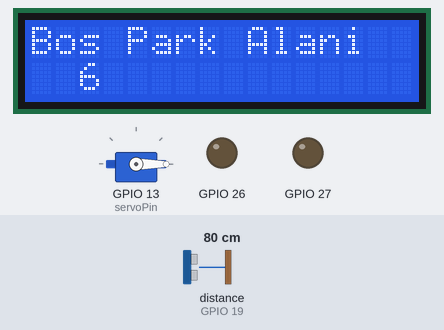
Simulated run of this sketch. Board: ESP32. Parts: servo, 16×2 character LCD, output pins drawn as LEDs (lit = HIGH). Wiring (inferred from the names in the program): ultrasonic range finder: trigger GPIO 18; echo GPIO 19. The test bench sets the inputs (shaded band); at power-on: distance to the obstacle (sensor on GPIO 19) 80 cm. The echo pulse lasts 58.3 µs per cm; WiFi joins after 1.5 s; servers stay silent unless stated; uploads are accepted with an empty reply; pins used as bus, display or sensor lines are not drawn; what the sketch prints to the serial monitor is not drawn.

Above: at 2.9 s.
3.0 s: distance to the obstacle (sensor on GPIO 19) set to 12 cm
5.0 s: distance to the obstacle (sensor on GPIO 19) set to 9 cm
At 6.2 s:
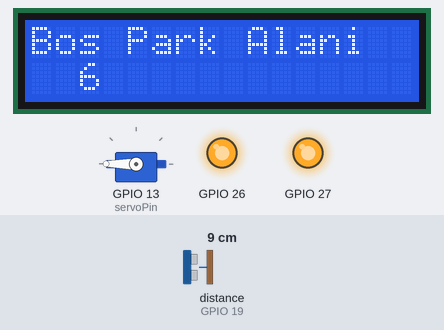
At 24.9 s:
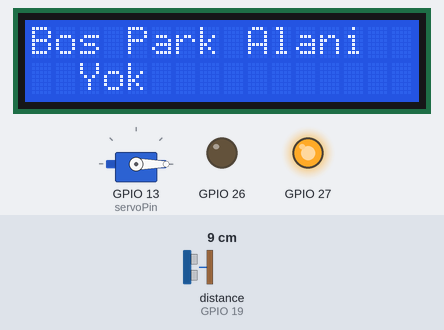
Timing chart, 0 to 25.9 s (numbered marks = the images above; inputs shaded):
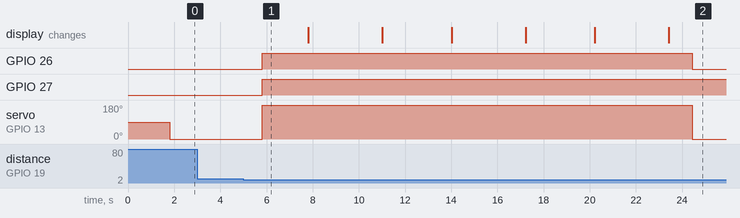

Measured:
- the behaviour switches between 11 and 10 cm on distance to the obstacle (sensor on GPIO 19) (found by bisection; images 0 and 1)
- after the input at 3.0 s, every drawn part: stays the same
- after the input at 5.0 s, GPIO 26: LOW → HIGH after 0.81 s, → LOW 18.6 s later; GPIO 27: LOW → HIGH after 0.81 s; servo on GPIO 13 (servoPin): 0° → 180° after 0.81 s, → 0° 18.6 s later

The sketch:

otoparksistem.ino
```cpp
#include <ESP32Servo.h>
#include <LiquidCrystal_I2C.h>
#include <HTTPClient.h>

const char* ssid = "Yourwifiadress";
const char* password = "wifipass";

static const int servoPin = 13;
const int trigPin = 18;
const int echoPin = 19;
int slot = 6;
LiquidCrystal_I2C lcd(0x27,16,2);
String serverNameslot = "https://api...";
String serverNamedistance = "https://api...";

#define SOUND_SPEED 0.034
Servo servo1;
long duration;
float distanceCm;

unsigned long lastTime = 0;
// Timer set to 10 minutes (600000)
//unsigned long timerDelay = 600000;
// Set timer to 5 seconds (5000)
unsigned long timerDelay = 5000;

void setup() {
    Serial.begin(115200);
    servo1.attach(servoPin);
    pinMode(trigPin, OUTPUT); // Sets the trigPin as an Output
    pinMode(echoPin, INPUT); // Sets the echoPin as an Input
    pinMode(27, OUTPUT);
    pinMode(26, OUTPUT);
    lcd.init();
    lcd.clear();
    lcd.backlight();
    lcd.setCursor(0,0);   //Set cursor to character 2 on line 0
    lcd.print("Bos Park Alani");
    lcd.setCursor(2,1);   //Move cursor to character 2 on line 1
    lcd.print(slot);
    WiFi.begin(ssid, password);
  Serial.println("Connecting");
  while(WiFi.status() != WL_CONNECTED) {
    delay(500);
    Serial.print(".");
  }
  Serial.println("");
  Serial.print("Connected to WiFi network with IP Address: ");
  Serial.println(WiFi.localIP());

  Serial.println("Timer set to 5 seconds (timerDelay variable), it will take 5 seconds before publishing the first reading.");
  if(WiFi.status()== WL_CONNECTED){
      HTTPClient http;

      String serverPath = serverNameslot + "?kalanslot="+slot;

      // Your Domain name with URL path or IP address with path
      http.begin(serverPath.c_str());

      // Send HTTP GET request
      int httpResponseCode = http.GET();

      if (httpResponseCode>0) {
        Serial.print("HTTP Response code: ");
        Serial.println(httpResponseCode);
        String payload = http.getString();
        Serial.println(payload);
      }
      else {
        Serial.print("Error code: ");
        Serial.println(httpResponseCode);
      }
      // Free resources
      http.end();
    }
    else {
      Serial.println("WiFi Disconnected");
    }
}


void loop() {

    digitalWrite(trigPin, LOW);
  delayMicroseconds(2);
  // Sets the trigPin on HIGH state for 10 micro seconds
  digitalWrite(trigPin, HIGH);
  delayMicroseconds(10);
  digitalWrite(trigPin, LOW);

  // Reads the echoPin, returns the sound wave travel time in microseconds
  duration = pulseIn(echoPin, HIGH);

  // Calculate the distance
  distanceCm = duration * SOUND_SPEED/2;
  if (distanceCm < 10 and slot != 0)
  {
    digitalWrite(27, HIGH); // turn the LED on
    digitalWrite(26, HIGH);
    servo1.write(180);
    delay(2000);
    lcd.setCursor(2,1);   //Move cursor to character 2 on line 1
    slot--;
    lcd.print(slot);
     if ((millis() - lastTime) > timerDelay) {
    //Check WiFi connection status
    if(WiFi.status()== WL_CONNECTED){
      HTTPClient http;

      String serverPath = serverNameslot + "?kalanslot="+slot;

      // Your Domain name with URL path or IP address with path
      http.begin(serverPath.c_str());

      // Send HTTP GET request
      int httpResponseCode = http.GET();

      if (httpResponseCode>0) {
        Serial.print("HTTP Response code: ");
        Serial.println(httpResponseCode);
        String payload = http.getString();
        Serial.println(payload);
      }
      else {
        Serial.print("Error code: ");
        Serial.println(httpResponseCode);
      }
      // Free resources
      http.end();
    }
    else {
      Serial.println("WiFi Disconnected");
    }
    lastTime = millis();
  }
  }
  else
  {
    digitalWrite(26, LOW);
    digitalWrite(27, LOW);
    servo1.write(0);
  }
  if (slot <= 0)
  {
    digitalWrite(27, HIGH); // turn the LED on
    lcd.setCursor(2,1);   //Move cursor to character 2 on line 1
    lcd.print("Yok");
  }
  else
  {

  }
  // Prints the distance in the Serial Monitor
  Serial.print("Distance (cm): ");
  Serial.println(distanceCm);
 // servo1.write(180);
  delay(1000);
}
```
